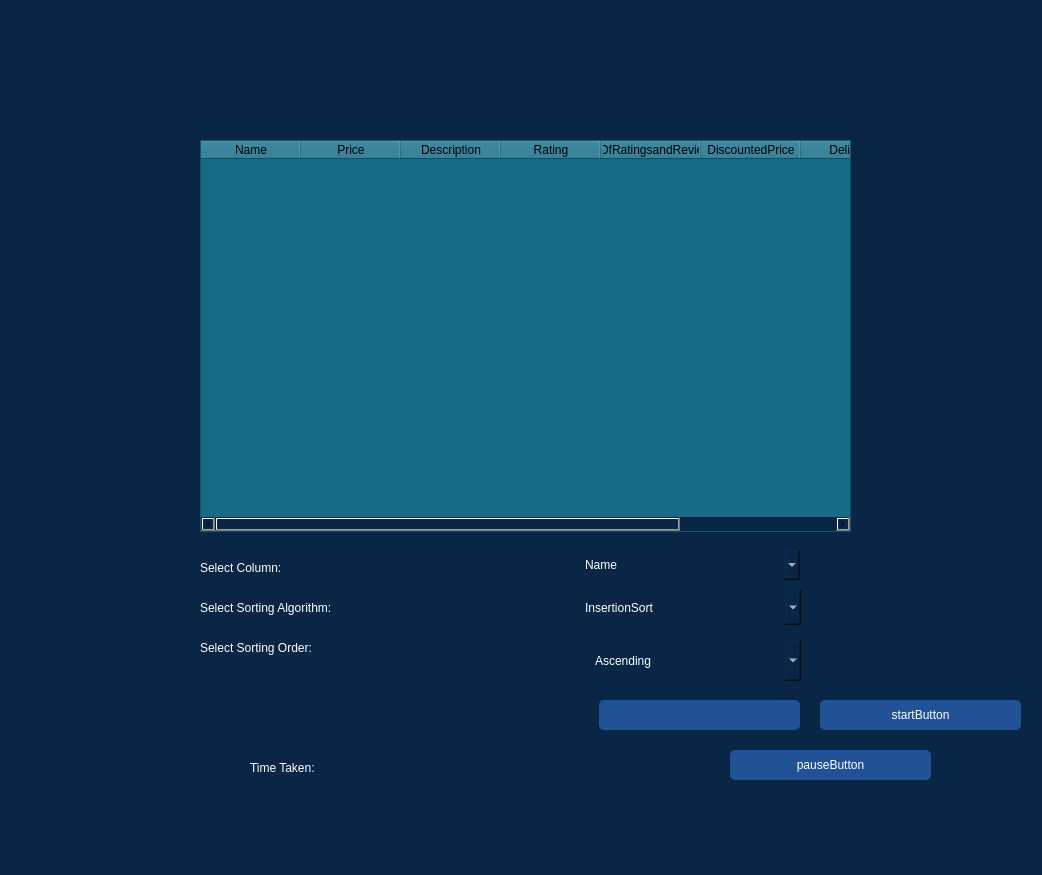
<?xml version="1.0" encoding="UTF-8"?>
<ui version="4.0">
 <class>Form</class>
 <widget class="QWidget" name="Form">
  <property name="geometry">
   <rect>
    <x>0</x>
    <y>0</y>
    <width>1042</width>
    <height>875</height>
   </rect>
  </property>
  <property name="windowTitle">
   <string>Form</string>
  </property>
  <property name="styleSheet">
   <string notr="true">background-color: rgb(10, 38, 71);</string>
  </property>
  <widget class="QTableWidget" name="tableWidget">
   <property name="geometry">
    <rect>
     <x>200</x>
     <y>140</y>
     <width>651</width>
     <height>392</height>
    </rect>
   </property>
   <property name="styleSheet">
    <string notr="true">background-color: rgb(23, 107, 135);
color: rgb(0, 0, 0);</string>
   </property>
   <column>
    <property name="text">
     <string>Name</string>
    </property>
   </column>
   <column>
    <property name="text">
     <string>Price</string>
    </property>
   </column>
   <column>
    <property name="text">
     <string>Description</string>
    </property>
   </column>
   <column>
    <property name="text">
     <string>Rating</string>
    </property>
   </column>
   <column>
    <property name="text">
     <string>NoOfRatingsandReviews</string>
    </property>
   </column>
   <column>
    <property name="text">
     <string>DiscountedPrice</string>
    </property>
   </column>
   <column>
    <property name="text">
     <string>Delivery</string>
    </property>
   </column>
   <column>
    <property name="text">
     <string>Percentageoff</string>
    </property>
   </column>
  </widget>
  <widget class="QLabel" name="timeLable">
   <property name="geometry">
    <rect>
     <x>480</x>
     <y>750</y>
     <width>220</width>
     <height>35</height>
    </rect>
   </property>
   <property name="styleSheet">
    <string notr="true">background-color: rgb(10, 38, 71);
border-color: qlineargradient(spread:pad, x1:0, y1:0, x2:1, y2:0, stop:0 rgba(24, 61, 61, 255), stop:0.471591 rgba(24, 61, 61, 255), stop:0.98 rgba(0, 0, 0, 255), stop:1 rgba(0, 0, 0, 0));
color: rgb(255, 255, 255);
font: 16pt &quot;Mongolian Baiti&quot;;
border-radius: 5px;


</string>
   </property>
   <property name="text">
    <string/>
   </property>
  </widget>
  <widget class="QComboBox" name="sortingMenu">
   <property name="geometry">
    <rect>
     <x>580</x>
     <y>590</y>
     <width>221</width>
     <height>35</height>
    </rect>
   </property>
   <property name="styleSheet">
    <string notr="true">color: rgb(255, 255, 255);
font: 16pt &quot;Mongolian Baiti&quot;;
border-radius: 5px;


</string>
   </property>
   <item>
    <property name="text">
     <string>InsertionSort</string>
    </property>
   </item>
   <item>
    <property name="text">
     <string>IndexSort</string>
    </property>
   </item>
   <item>
    <property name="text">
     <string>PancakeSort</string>
    </property>
   </item>
   <item>
    <property name="text">
     <string>SelectionSort</string>
    </property>
   </item>
   <item>
    <property name="text">
     <string>BubbleSort</string>
    </property>
   </item>
   <item>
    <property name="text">
     <string>MergeSort</string>
    </property>
   </item>
   <item>
    <property name="text">
     <string>QuickSort</string>
    </property>
   </item>
   <item>
    <property name="text">
     <string>HeapSort</string>
    </property>
   </item>
   <item>
    <property name="text">
     <string>CountingSort</string>
    </property>
   </item>
   <item>
    <property name="text">
     <string>RadixSort</string>
    </property>
   </item>
   <item>
    <property name="text">
     <string>BucketSort</string>
    </property>
   </item>
   <item>
    <property name="text">
     <string>CombSort</string>
    </property>
   </item>
   <item>
    <property name="text">
     <string>ShellSort</string>
    </property>
   </item>
   <item>
    <property name="text">
     <string>CockailSort</string>
    </property>
   </item>
  </widget>
  <widget class="QPushButton" name="sortButton">
   <property name="geometry">
    <rect>
     <x>599</x>
     <y>700</y>
     <width>201</width>
     <height>30</height>
    </rect>
   </property>
   <property name="styleSheet">
    <string notr="true">background-color: rgb(32, 82, 149);
color: rgb(255, 255, 255);
font: 16pt &quot;Mongolian Baiti&quot;;
border-radius: 5px;



</string>
   </property>
   <property name="text">
    <string/>
   </property>
  </widget>
  <widget class="QLabel" name="label_4">
   <property name="geometry">
    <rect>
     <x>200</x>
     <y>550</y>
     <width>351</width>
     <height>35</height>
    </rect>
   </property>
   <property name="styleSheet">
    <string notr="true">background-color: rgb(10, 38, 71);
border-color: qlineargradient(spread:pad, x1:0, y1:0, x2:1, y2:0, stop:0 rgba(24, 61, 61, 255), stop:0.471591 rgba(24, 61, 61, 255), stop:0.98 rgba(0, 0, 0, 255), stop:1 rgba(0, 0, 0, 0));
color: rgb(255, 255, 255);
font: 16pt &quot;Mongolian Baiti&quot;;
border-radius: 5px;


</string>
   </property>
   <property name="text">
    <string>Select Column:</string>
   </property>
  </widget>
  <widget class="QComboBox" name="columnBox">
   <property name="geometry">
    <rect>
     <x>580</x>
     <y>550</y>
     <width>220</width>
     <height>30</height>
    </rect>
   </property>
   <property name="styleSheet">
    <string notr="true">color: rgb(255, 255, 255);
font: 16pt &quot;Mongolian Baiti&quot;;
border-radius: 5px;


</string>
   </property>
   <item>
    <property name="text">
     <string>Name</string>
    </property>
   </item>
   <item>
    <property name="text">
     <string>Price</string>
    </property>
   </item>
   <item>
    <property name="text">
     <string>Description</string>
    </property>
   </item>
   <item>
    <property name="text">
     <string>Ratings</string>
    </property>
   </item>
   <item>
    <property name="text">
     <string>NoOfReviews</string>
    </property>
   </item>
   <item>
    <property name="text">
     <string>DiscountedPrice</string>
    </property>
   </item>
   <item>
    <property name="text">
     <string>Delivery</string>
    </property>
   </item>
   <item>
    <property name="text">
     <string>PercentageOff</string>
    </property>
   </item>
  </widget>
  <widget class="QComboBox" name="sortingType">
   <property name="geometry">
    <rect>
     <x>590</x>
     <y>640</y>
     <width>211</width>
     <height>41</height>
    </rect>
   </property>
   <property name="styleSheet">
    <string notr="true">color: rgb(255, 255, 255);
font: 16pt &quot;Mongolian Baiti&quot;;
border-radius: 5px;


</string>
   </property>
   <item>
    <property name="text">
     <string>Ascending</string>
    </property>
   </item>
   <item>
    <property name="text">
     <string>Descending</string>
    </property>
   </item>
  </widget>
  <widget class="QLabel" name="label_5">
   <property name="geometry">
    <rect>
     <x>200</x>
     <y>590</y>
     <width>351</width>
     <height>35</height>
    </rect>
   </property>
   <property name="styleSheet">
    <string notr="true">background-color: rgb(10, 38, 71);
border-color: qlineargradient(spread:pad, x1:0, y1:0, x2:1, y2:0, stop:0 rgba(24, 61, 61, 255), stop:0.471591 rgba(24, 61, 61, 255), stop:0.98 rgba(0, 0, 0, 255), stop:1 rgba(0, 0, 0, 0));
color: rgb(255, 255, 255);
font: 16pt &quot;Mongolian Baiti&quot;;
border-radius: 5px;


</string>
   </property>
   <property name="text">
    <string>Select Sorting Algorithm:</string>
   </property>
  </widget>
  <widget class="QLabel" name="label_6">
   <property name="geometry">
    <rect>
     <x>200</x>
     <y>630</y>
     <width>351</width>
     <height>35</height>
    </rect>
   </property>
   <property name="styleSheet">
    <string notr="true">background-color: rgb(10, 38, 71);
border-color: qlineargradient(spread:pad, x1:0, y1:0, x2:1, y2:0, stop:0 rgba(24, 61, 61, 255), stop:0.471591 rgba(24, 61, 61, 255), stop:0.98 rgba(0, 0, 0, 255), stop:1 rgba(0, 0, 0, 0));
color: rgb(255, 255, 255);
font: 16pt &quot;Mongolian Baiti&quot;;
border-radius: 5px;


</string>
   </property>
   <property name="text">
    <string>Select Sorting Order:</string>
   </property>
  </widget>
  <widget class="QLabel" name="label_7">
   <property name="geometry">
    <rect>
     <x>250</x>
     <y>750</y>
     <width>221</width>
     <height>35</height>
    </rect>
   </property>
   <property name="styleSheet">
    <string notr="true">background-color: rgb(10, 38, 71);
border-color: qlineargradient(spread:pad, x1:0, y1:0, x2:1, y2:0, stop:0 rgba(24, 61, 61, 255), stop:0.471591 rgba(24, 61, 61, 255), stop:0.98 rgba(0, 0, 0, 255), stop:1 rgba(0, 0, 0, 0));
color: rgb(255, 255, 255);
font: 16pt &quot;Mongolian Baiti&quot;;
border-radius: 5px;


</string>
   </property>
   <property name="text">
    <string>Time Taken:</string>
   </property>
  </widget>
  <widget class="QPushButton" name="pause">
   <property name="geometry">
    <rect>
     <x>730</x>
     <y>750</y>
     <width>201</width>
     <height>30</height>
    </rect>
   </property>
   <property name="styleSheet">
    <string notr="true">background-color: rgb(32, 82, 149);
color: rgb(255, 255, 255);
font: 16pt &quot;Mongolian Baiti&quot;;
border-radius: 5px;



</string>
   </property>
   <property name="text">
    <string>pauseButton</string>
   </property>
  </widget>
  <widget class="QPushButton" name="startButton">
   <property name="geometry">
    <rect>
     <x>820</x>
     <y>700</y>
     <width>201</width>
     <height>30</height>
    </rect>
   </property>
   <property name="styleSheet">
    <string notr="true">background-color: rgb(32, 82, 149);
color: rgb(255, 255, 255);
font: 16pt &quot;Mongolian Baiti&quot;;
border-radius: 5px;



</string>
   </property>
   <property name="text">
    <string>startButton</string>
   </property>
  </widget>
 </widget>
 <resources/>
 <connections/>
</ui>
